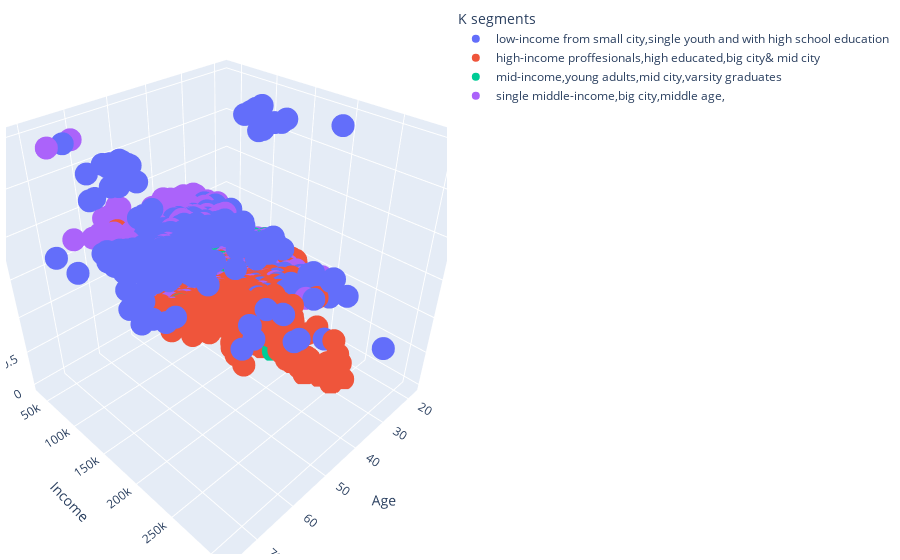

The code cell stored with this chart in its notebook:
### Code cell
import plotly.express as px

fig = px.scatter_3d(seg_pca_kmeans, x='Age', y='Income', z='Education',
              color='K segments',size_max=10)
fig.update_layout(margin=dict(l=6, r=6, b=6, t=6))

### Figure 1 — Plotly figure (JSON) as saved in the notebook; plotly's stock layout.template omitted (floating-point values rounded to 4 significant figures; data arrays with more than 128 entries replaced by an {"elided": "..."} marker saying what was removed)
{"data": [{"hovertemplate": "K segments=low-income from small city,single youth and with high school education<br>Age=%{x}<br>Income=%{y}<br>Education=%{z}<extra></extra>", "legendgroup": "low-income from small city,single youth and with high school education", "marker": {"color": "#636efa", "symbol": "circle"}, "mode": "markers", "name": "low-income from small city,single youth and with high school education", "scene": "scene", "showlegend": true, "type": "scatter3d", "x": {"elided": "280 int values"}, "y": {"elided": "280 int values"}, "z": {"elided": "280 int values"}}, {"hovertemplate": "K segments=high-income proffesionals,high educated,big city& mid city <br>Age=%{x}<br>Income=%{y}<br>Education=%{z}<extra></extra>", "legendgroup": "high-income proffesionals,high educated,big city& mid city ", "marker": {"color": "#EF553B", "symbol": "circle"}, "mode": "markers", "name": "high-income proffesionals,high educated,big city& mid city ", "scene": "scene", "showlegend": true, "type": "scatter3d", "x": {"elided": "640 int values"}, "y": {"elided": "640 int values"}, "z": {"elided": "640 int values"}}, {"hovertemplate": "K segments=mid-income,young adults,mid city,varsity graduates<br>Age=%{x}<br>Income=%{y}<br>Education=%{z}<extra></extra>", "legendgroup": "mid-income,young adults,mid city,varsity graduates", "marker": {"color": "#00cc96", "symbol": "circle"}, "mode": "markers", "name": "mid-income,young adults,mid city,varsity graduates", "scene": "scene", "showlegend": true, "type": "scatter3d", "x": {"elided": "315 int values"}, "y": {"elided": "315 int values"}, "z": {"elided": "315 int values"}}, {"hovertemplate": "K segments=single middle-income,big city,middle age,<br>Age=%{x}<br>Income=%{y}<br>Education=%{z}<extra></extra>", "legendgroup": "single middle-income,big city,middle age,", "marker": {"color": "#ab63fa", "symbol": "circle"}, "mode": "markers", "name": "single middle-income,big city,middle age,", "scene": "scene", "showlegend": true, "type": "scatter3d", "x": {"elided": "765 int values"}, "y": {"elided": "765 int values"}, "z": {"elided": "765 int values"}}], "layout": {"legend": {"title": {"text": "K segments"}, "tracegroupgap": 0}, "margin": {"b": 6, "l": 6, "r": 6, "t": 6}, "scene": {"domain": {"x": [0, 1], "y": [0, 1]}, "xaxis": {"title": {"text": "Age"}}, "yaxis": {"title": {"text": "Income"}}, "zaxis": {"title": {"text": "Education"}}}}}
